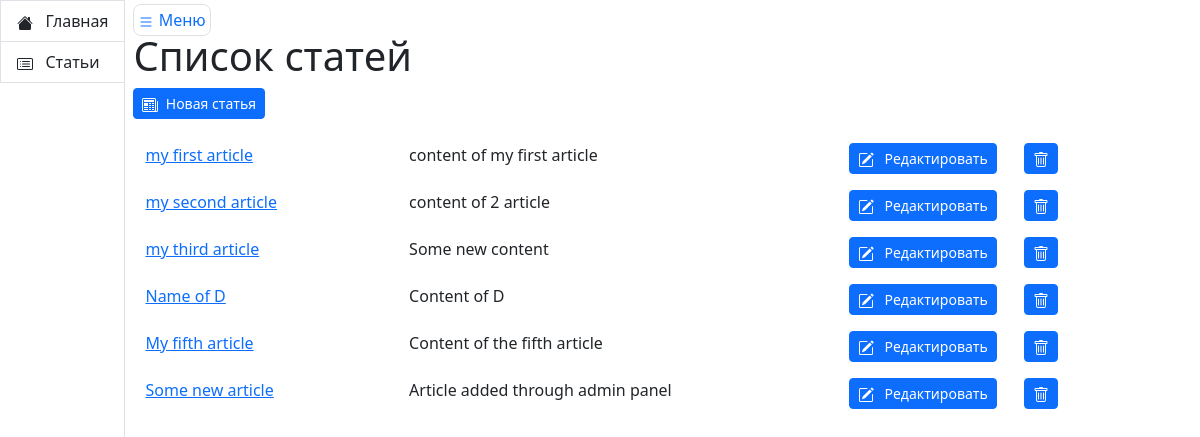
The app's page /article/, older data.
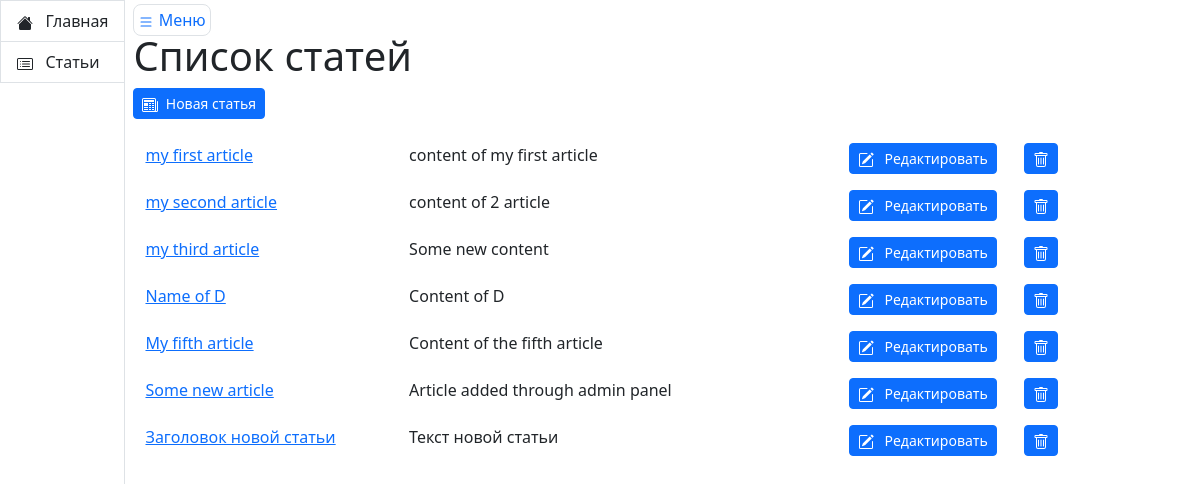
The same page, newer data.
### hexlet_django_blog/article/models.py (models this page shows, shortened)
class Article(models.Model):
    name = models.CharField(max_length=200)  # Название статьи
    body = models.TextField()  # Тело статьи
    timestamp = models.DateTimeField(auto_now_add=True)
    def get_article_url(self):
        return f'./{str(self.id)}/'
    def get_article_update_url(self):
        return f'./{str(self.id)}/edit/'
    def get_article_destroy_url(self):
        return f'./{str(self.id)}/delete/'

### hexlet_django_blog/article/views.py (the view)
# urls.py: path('', IndexView.as_view(), name='articles', ),
class IndexView(View):
    def get(self, request, *args, **kwargs):
        articles = Article.objects.all()  # [:15]
        return render(request, 'articles/index.html', context={
            'articles': articles,
        })

### hexlet_django_blog/templates/articles/index.html (shortened to what this page needs)
{% extends "base.html" %}
{% block content %}
    <h1>Список статей</h1>
    <form
            action="{% url 'articles_create' %}"
            method="post">{% csrf_token %}
        <button class="btn btn-primary btn-sm" type="submit">
            &nbsp;&nbsp;Новая статья
        </button>
    </form>
    <br>
    <div class="container">
    {% for article in articles %}
        <div class="row mb-3">
            <div class="col-3 item">
                <a href="{{ article.get_article_url }}">{{ article.name }}</a>
            </div>
            <div class="col item">
                {{ article.body|slice:":200" }}
            </div>
            <div class="col-2 item">
                <a class="btn btn-primary btn-sm" href="{{ article.get_article_update_url }}" role="button">
                    &nbsp;
                    Редактировать
                </a>
            </div>
            <div class="col-2 item">
                <form
                        action="{{ article.get_article_destroy_url }}"
                        method="post">{% csrf_token %}
                    <button class="btn btn-primary btn-sm" rel="nofollow" type="submit">
                    </button>
                </form>
            </div>
        </div>
    {% endfor %}
    </div>
{% endblock %}

Row changes from the older to the newer data that the page shows:
added Article: name "Заголовок новой статьи", body "Текст новой статьи"
